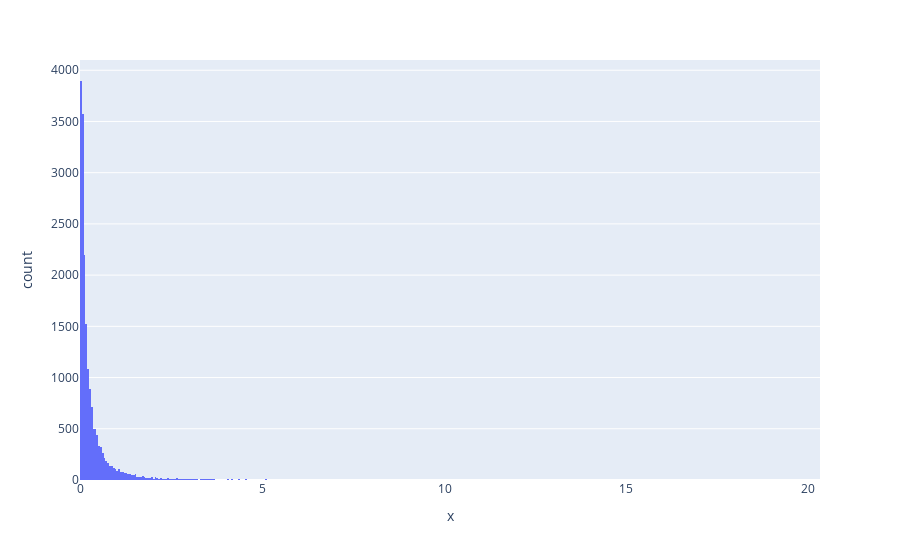

Write notebook code for a chart like this one.
### Code cell
# Agrupando dados por vendas
plt.histogram(x=df_games['total_sales'])

### Figure 1 — Plotly figure (JSON) as saved in the notebook; plotly's stock layout.template omitted (floating-point values rounded to 4 significant figures; data arrays with more than 128 entries replaced by an {"elided": "..."} marker saying what was removed)
{"data": [{"alignmentgroup": "True", "bingroup": "x", "hovertemplate": "x=%{x}<br>count=%{y}<extra></extra>", "legendgroup": "", "marker": {"color": "#636efa", "pattern": {"shape": ""}}, "name": "", "offsetgroup": "", "orientation": "v", "showlegend": false, "type": "histogram", "x": {"elided": "56965 float values"}, "xaxis": "x", "yaxis": "y"}], "layout": {"barmode": "relative", "legend": {"tracegroupgap": 0}, "margin": {"t": 60}, "xaxis": {"anchor": "y", "domain": [0, 1], "title": {"text": "x"}}, "yaxis": {"anchor": "x", "domain": [0, 1], "title": {"text": "count"}}}}
